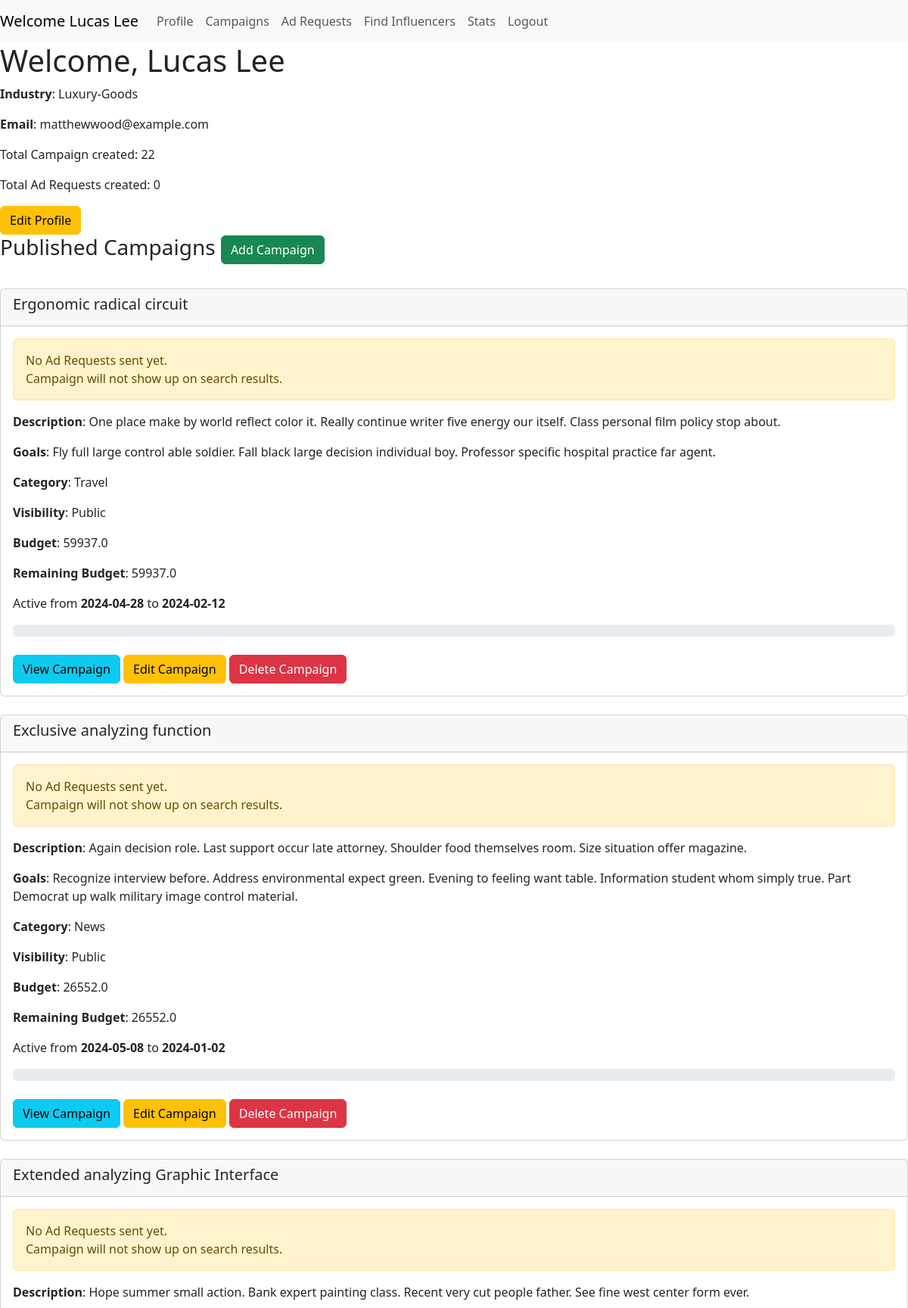
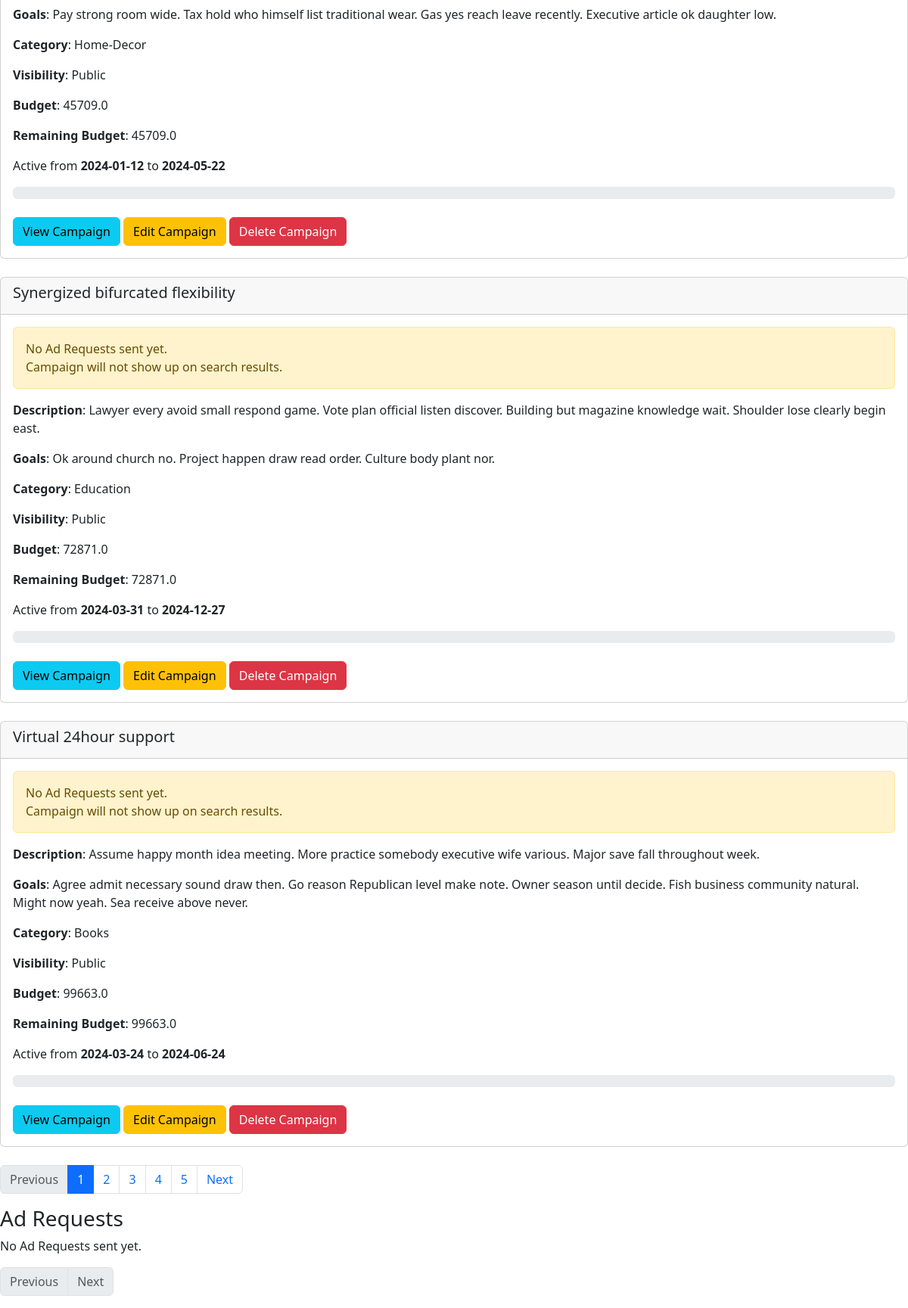
/sponsor/ (signed in), run on the app's committed database (2 pictures, top to bottom).
### components/models.py (models this page shows)
class User(db.Model, UserMixin):
    __tablename__ = "user"
    id = db.Column(db.Integer, primary_key=True, unique = True, nullable=False)
    role = db.Column(db.String, nullable=False)
    name = db.Column(db.String, nullable=False)
    email = db.Column(db.String, nullable=False, unique = True)
    password = db.Column(db.String, nullable=False)
    industry = db.Column(db.String)
    category = db.Column(db.String)
    reach = db.Column(db.Float)
    created_on = db.Column(db.Date, nullable=False)
    campaigns = db.relationship('Campaign', back_populates = 'sponsor')
    ad_requests = db.relationship('Ad_request', back_populates = 'influencer')

class Campaign(db.Model):
    __tablename__ = "campaign"
    id = db.Column(db.Integer, primary_key=True, unique = True, nullable=False)
    sponsor_id = db.Column(db.Integer, db.ForeignKey('user.id'), nullable=False)
    sponsor = db.relationship('User', back_populates = 'campaigns', uselist=False)
    name = db.Column(db.String, nullable=False)
    description = db.Column(db.String, nullable=False)
    goals = db.Column(db.String, nullable=False)
    category = db.Column(db.String, nullable=False)
    budget = db.Column(db.Float, nullable=False)
    remaining = db.Column(db.Float, nullable=False)
    visibility = db.Column(db.String, nullable=False)
    start_date = db.Column(db.Date, nullable=False)
    end_date = db.Column(db.Date, nullable=False)
    created_on = db.Column(db.Date, nullable=False)
    ad_requests = db.relationship('Ad_request', back_populates = 'campaign')

### app.py (the view, shortened to what this page needs)
@app.route('/sponsor/', methods=['GET', 'POST'])
@login_required
def sponsor_dashboard():
    sponsor = current_user
    form_id = request.form.get('form_id')
    page_campaign = request.args.get('page_campaign', 1, type=int)
    page_ad_request = request.args.get('page_ad_request', 1, type=int)
    error = request.args.get('error', '')
    campaigns = get_sponsor_campaigns(sponsor.id, page_campaign)
    campaign_id = [campaign.id for campaign in sponsor.campaigns]
    ad_requests = get_campaign_ad_requests(campaign_id, page_ad_request)
    flag = get_flag(sponsor.id, sponsor.role)
    if request.method == 'GET':
        return render_template('sponsor_dashboard.html', sponsor=sponsor, campaigns=campaigns, ad_requests=ad_requests, error=error, flag=flag)
    elif request.method == 'POST' and form_id == 'delete_campaign':
        campaign = id_check(request, "Campaign", "sponsor_dashboard")
        for ad_request in campaign.ad_requests:
            delete_ad_request(ad_request.id)
        delete_campaign(campaign.id)
        return redirect(url_for('sponsor_dashboard', error="Campaign and all associated ad requests deleted successfully"))
    elif request.method == 'POST' and form_id == 'withdraw_ad':
        ad_request = id_check(request, "Ad request", "sponsor_dashboard")
        delete_ad_request(ad_request.id)
        return redirect(url_for('sponsor_dashboard', error="Ad request deleted successfully"))

### app.py (called while the page is built)
@login_manager.user_loader
def load_user(user_id):
    user = User.query.get(user_id)
    return user

### components/ad_request.py (called while the page is built)
def get_campaign_ad_requests(campaign_id, page):
    if page == -1:
        ad_requests = Ad_request.query.filter(Ad_request.campaign_id.in_(campaign_id)).all()
        return ad_requests
    ad_requests = Ad_request.query.filter(Ad_request.campaign_id.in_(campaign_id)).paginate(page=page, per_page=5, error_out=False)
    return ad_requests

### components/campaign.py (called while the page is built)
def get_sponsor_campaigns(sponsor_id, page):
    if page == -1:
        campaigns = Campaign.query.filter_by(sponsor_id=sponsor_id).all()
        return campaigns
    campaigns = Campaign.query.filter_by(sponsor_id=sponsor_id).paginate(page=page, per_page=5, error_out=False)
    return campaigns

### components/flag.py (called while the page is built)
def get_flag(type_id, type):
    flag = Flagged.query.filter_by(type_id=type_id, type=type).first()
    return flag

### templates/sponsor_dashboard.html (shortened to what this page needs)
<!DOCTYPE HTML>
<html>
    <head>
        <link href="https://cdn.jsdelivr.net/npm/bootstrap@5.3.3/dist/css/bootstrap.min.css" rel="stylesheet">
    </head>
    <body style="margin-top:56px">
        <nav class="navbar navbar-expand-lg navbar-light bg-light fixed-top">
            <a class="navbar-brand" href="#">Welcome {{ sponsor.name }}</a>
            <div class="collapse navbar-collapse" id="navbarSupportedContent">
              <ul class="navbar-nav mr-auto">
                <li class="nav-item active">
                  <a class="nav-link" href="#Profile">Profile</a>
                </li>
                <li class="nav-item">
                  <a class="nav-link" href="#Campaigns">Campaigns</a>
                </li>
                <li class="nav-item">
                    <a class="nav-link" href="#Ad_Requests">Ad Requests</a>
                </li>
                <li class="nav-item">
                    {% if flag %}
                    <a class="nav-link" disabled>Find Influencers</a>
                    {% else %}
                    <a class="nav-link" href="{{ url_for('search') }}">Find Influencers</a>
                    {% endif %}
                </li>
                <li class="nav-item">
                    {% if flag %}
                    <a class="nav-link" disabled>Stats</a>
                    {% else %}
                    <a class="nav-link" href="{{ url_for('stats') }}">Stats</a>
                    {% endif %}
                </li>
                <li class="nav-item">
                    <a class="nav-link" href="{{ url_for('logout') }}">Logout</a>
                </li>
              </ul>
            </div>
        </nav>
        <div id="Profile">
            <h1>Welcome, {{ sponsor.name }}</h1>
            <p><b>Industry</b>: {{ sponsor.industry }}</p>
            <p><b>Email</b>: {{ sponsor.email }}</p>
            <p>Total Campaign created: {{ campaigns.total }}</p>
            <p>Total Ad Requests created: {{ ad_requests.total }}</p>
            <button type="button" class="btn btn-warning" data-bs-toggle="modal" data-bs-target="#editProfileModal">
                Edit Profile
            </button>
        </div>
        {% if not flag %}
        <div id="Campaigns">
            <h3>Published Campaigns
                <button type="button" class="btn btn-success" data-bs-toggle="modal" data-bs-target="#addCampaign">
                    Add Campaign
                </button>
            </h3>
            <br>
            {% for campaign in campaigns.items %}
                    <div class="card">
                        <div class="card-header">
                            <h5>{{ campaign.name }}</h5>
                        </div>
                        <div class="card-body">
                            {% if campaign.ad_requests | length == 0 %}
                            <div class="alert alert-warning" role="alert">
                                No Ad Requests sent yet.<br>
                                Campaign will not show up on search results.
                            </div>
                            {% endif %}
                            <p class="card-text"><b>Description</b>: {{ campaign.description }}</p>
                            <p class="card-text"><b>Goals</b>: {{ campaign.goals }}</p>
                            <p class="card-text"><b>Category</b>: {{ campaign.category }}</p>
                            <p class="card-text"><b>Visibility</b>: {{ campaign.visibility }}</p>
                            <p class="card-text"><b>Budget</b>: {{ campaign.budget }}</p>
                            <p class="card-text"><b>Remaining Budget</b>: {{ campaign.remaining }}</p>
                            <p class="card-text">Active from <b>{{ campaign.start_date }}</b> to <b>{{ campaign.end_date }}</b></p>
                            <div class="progress">
                            </div><br>
                            <a href="/campaign/{{ campaign.id }}" class="btn btn-info">View Campaign</a>
                            <button type="button" class="btn btn-warning" data-bs-toggle="modal" data-bs-target="#editCampaign{{ campaign.id }}">
                                Edit Campaign
                            </button>
                            <button type="button" class="btn btn-danger" data-bs-toggle="modal" data-bs-target="#deleteCampaign{{ campaign.id }}">
                                Delete Campaign
                            </button>
                        </div>
                    </div>
                    <br>
            {% endfor %}
            <nav aria-label="Sponsor Page navigation">
                <ul class="pagination">
                    {% if campaigns.has_prev %}
                    <li class="page-item">
                        <a class="page-link" href="/sponsor?page_campaign={{ campaigns.prev_num }}">Previous</a>
                    </li>
                    {% else %}
                    <li class="page-item disabled"><span class="page-link">Previous</span></li>
                    {% endif %}
                    {% for page_num in campaigns.iter_pages() %}
                    {% if page_num %}
                    {% if page_num != campaigns.page %}
                    <li class="page-item"><a class="page-link" href="/sponsor?page_campaign={{ page_num }}">{{ page_num }}</a></li>
                    {% else %}
                    <li class="page-item active" aria-current="page">
                        <span class="page-link">{{ page_num }}</span>
                    </li>
                    {% endif %}
                    {% else %}
                    <li class="page-item disabled"><span class="page-link">...</span></li>
                    {% endif %}
                    {% endfor %}
                    {% if campaigns.has_next %}
                    <li class="page-item">
                        <a class="page-link" href="/sponsor?page_campaign={{ campaigns.next_num }}">Next</a>
                    </li>
                    {% else %}
                    <li class="page-item disabled"><span class="page-link">Next</span></li>
                    {% endif %}
                </ul>
            </nav>
        </div>
        <div id="Ad_Requests">
            <h3>Ad Requests</h3>
            {% if ad_requests.items | length == 0 %}
                <p>No Ad Requests sent yet.</p>
            {% endif %}
            <nav aria-label="Page navigation example">
                <ul class="pagination">
                    {% if ad_requests.has_prev %}
                    <li class="page-item">
                        <a class="page-link" href="/sponsor?page_ad_request={{ ad_requests.prev_num }}">Previous</a>
                    </li>
                    {% else %}
                    <li class="page-item disabled"><span class="page-link">Previous</span></li>
                    {% endif %}
                    {% if ad_requests.has_next %}
                    <li class="page-item">
                        <a class="page-link" href="/sponsor?page_ad_request={{ ad_requests.next_num }}">Next</a>
                    </li>
                    {% else %}
                    <li class="page-item disabled"><span class="page-link">Next</span></li>
                    {% endif %}
                </ul>
            </nav>
        </div>
        {% endif %}
    </body>
</html>

### data on the page
User: name "Lucas Lee", industry "Luxury-Goods", email "matthewwood@example.com"
Campaign: name "Ergonomic radical circuit", description "One place make by world reflect color it. Really continue writer five energy our itself. Class personal film policy stop about.", goals "Fly full large control able soldier. Fall black large decision individual boy. Professor specific hospital practice far agent.", category "Travel", visibility "Public", budget "59937.0", remaining "59937.0", start_date "2024-04-28", end_date "2024-02-12"
Campaign: name "Exclusive analyzing function", description "Again decision role. Last support occur late attorney. Shoulder food themselves room. Size situation offer magazine.", goals "Recognize interview before. Address environmental expect green. Evening to feeling want table. Information student whom simply true. Part Democrat up walk military image control material.", category "News", visibility "Public", budget "26552.0", remaining "26552.0", start_date "2024-05-08", end_date "2024-01-02"
Campaign: name "Extended analyzing Graphic Interface", description "Hope summer small action. Bank expert painting class. Recent very cut people father. See fine west center form ever.", goals "Pay strong room wide. Tax hold who himself list traditional wear. Gas yes reach leave recently. Executive article ok daughter low.", category "Home-Decor", visibility "Public", budget "45709.0", remaining "45709.0", start_date "2024-01-12", end_date "2024-05-22"
Campaign: name "Synergized bifurcated flexibility", description "Lawyer every avoid small respond game. Vote plan official listen discover. Building but magazine knowledge wait. Shoulder lose clearly begin east.", goals "Ok around church no. Project happen draw read order. Culture body plant nor.", category "Education", visibility "Public", budget "72871.0", remaining "72871.0", start_date "2024-03-31", end_date "2024-12-27"
Campaign: name "Virtual 24hour support", description "Assume happy month idea meeting. More practice somebody executive wife various. Major save fall throughout week.", goals "Agree admit necessary sound draw then. Go reason Republican level make note. Owner season until decide. Fish business community natural. Might now yeah. Sea receive above never.", category "Books", visibility "Public", budget "99663.0", remaining "99663.0", start_date "2024-03-24", end_date "2024-06-24"

### other printed values
{{ campaigns.total }} "22"
{{ ad_requests.total }} "0"
{{ page_num }} "1"
{{ page_num }} "2" "3" "4" "5"
